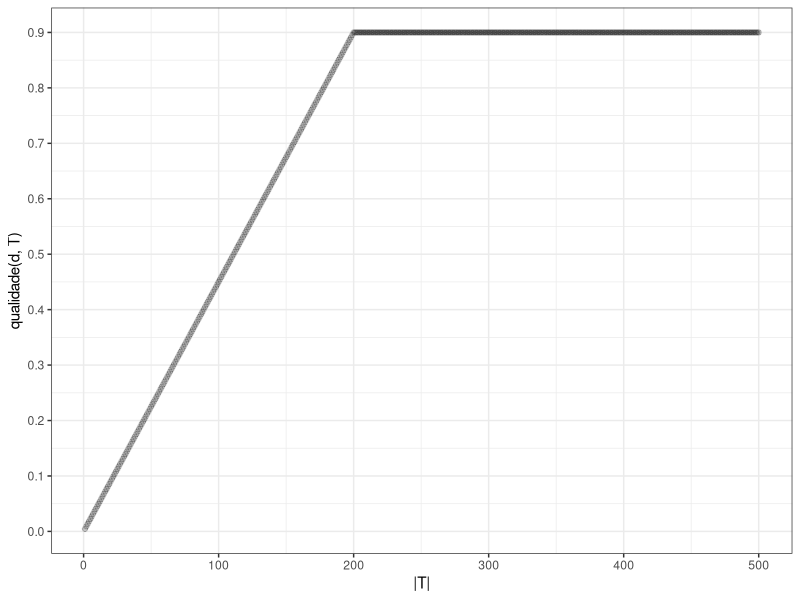
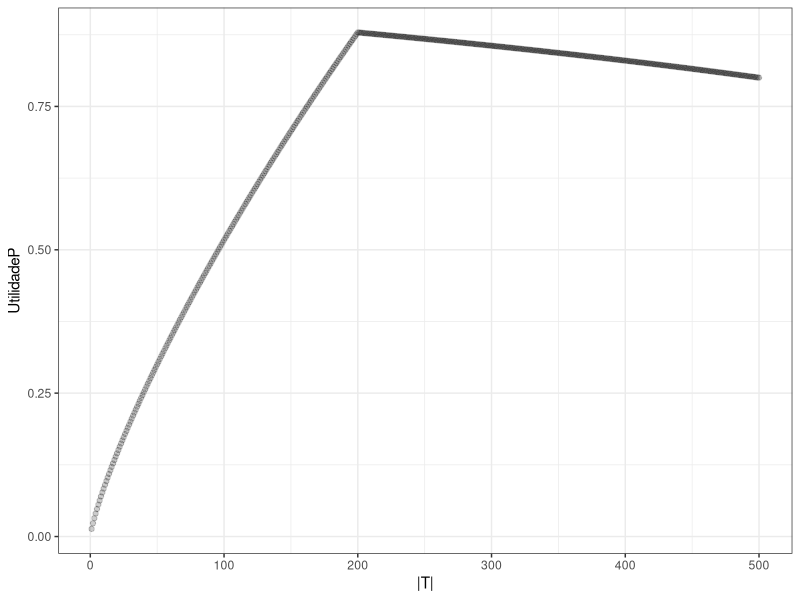
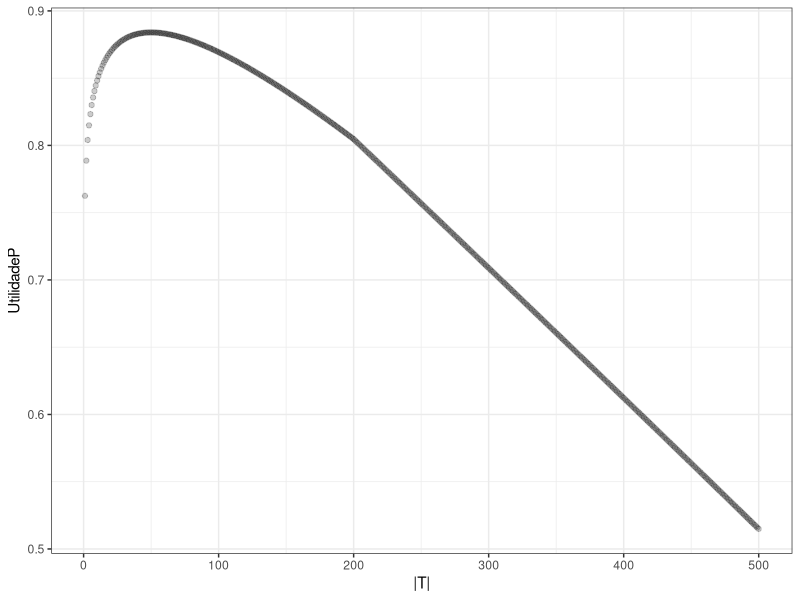

The R source for these figures, in order:
## ---- chunk 1
knitr::opts_chunk$set(echo = TRUE)

library(ggplot2)
## ---- chunk 2

qualidade <- function(t, d) {
  if (t < 0.2*d) {
      return((4.5*t)/d)
  }
   return(0.9)
}

t <- seq(500)

ggplot(data.frame(x=t, q=sapply(t, qualidade, d=1000)), aes(x = x, y = q)) +
  geom_point(alpha = 0.2) +
  theme_bw() +
  scale_y_continuous(name="qualidade(d, T)", breaks = c(0,0.1,0.2,0.3,0.4,0.5,0.6,0.7,0.8,0.9)) +
  xlab("|T|")
## ---- chunk 3
utilidade <- function(t, d, alpha) {
  return(((1 - (t/d))^(alpha))*(qualidade(t, d))^(1-alpha))
}

ggplot(data.frame(x=t, u=sapply(t, utilidade, d=1000, alpha=0.2)), aes(x = x, y = u)) +
  geom_point(alpha = 0.2) +
  theme_bw() +
  xlab("|T|") +
  ylab("UtilidadeP")

ggplot(data.frame(x=t, u=sapply(t, utilidade, d=1000, alpha=0.95)), aes(x = x, y = u)) +
  geom_point(alpha = 0.2) +
  theme_bw() +
  xlab("|T|") +
  ylab("UtilidadeP")
## ---- chunk 4
optimise(utilidade, interval = c(0,500), d=1000, alpha=0.2, maximum = TRUE)
optimise(utilidade, interval = c(0,500), d=1000, alpha=0.95, maximum = TRUE)
